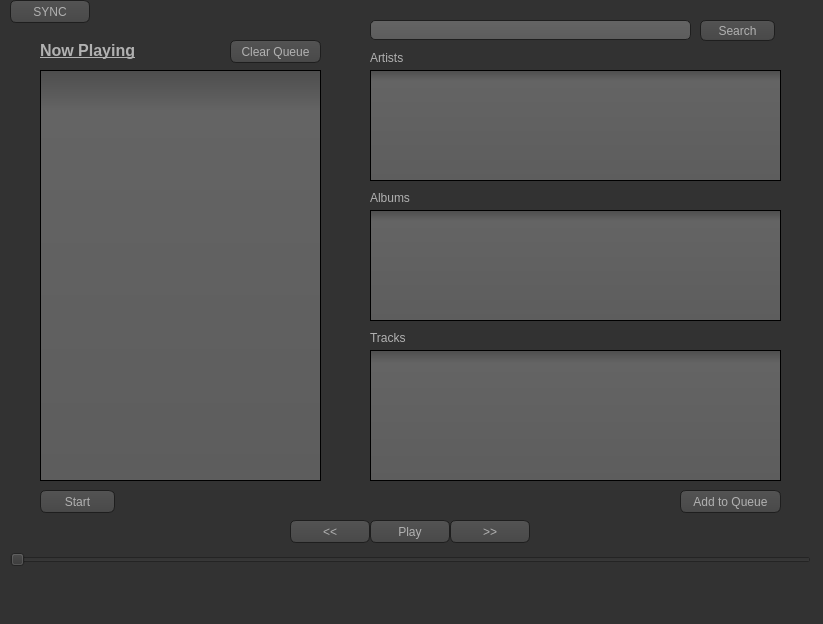
<?xml version="1.0" encoding="UTF-8"?>
<ui version="4.0">
 <class>MainWindow</class>
 <widget class="QMainWindow" name="MainWindow">
  <property name="geometry">
   <rect>
    <x>0</x>
    <y>0</y>
    <width>823</width>
    <height>624</height>
   </rect>
  </property>
  <property name="windowTitle">
   <string>MainWindow</string>
  </property>
  <property name="styleSheet">
   <string notr="true">QToolTip
{
     border: 1px solid black;
     background-color: #ffa02f;
     padding: 1px;
     border-radius: 3px;
     opacity: 100;
}

QWidget
{
    color: #b1b1b1;
    background-color: #323232;
}

QWidget:item:hover
{
    background-color: QLinearGradient( x1: 0, y1: 0, x2: 0, y2: 1, stop: 0 #ffa02f, stop: 1 #ca0619);
    color: #000000;
}

QWidget:item:selected
{
    background-color: QLinearGradient( x1: 0, y1: 0, x2: 0, y2: 1, stop: 0 #ffa02f, stop: 1 #d7801a);
}

QMenuBar::item
{
    background: transparent;
}

QMenuBar::item:selected
{
    background: transparent;
    border: 1px solid #ffaa00;
}

QMenuBar::item:pressed
{
    background: #444;
    border: 1px solid #000;
    background-color: QLinearGradient(
        x1:0, y1:0,
        x2:0, y2:1,
        stop:1 #212121,
        stop:0.4 #343434/*,
        stop:0.2 #343434,
        stop:0.1 #ffaa00*/
    );
    margin-bottom:-1px;
    padding-bottom:1px;
}

QMenu
{
    border: 1px solid #000;
}

QMenu::item
{
    padding: 2px 20px 2px 20px;
}

QMenu::item:selected
{
    color: #000000;
}

QWidget:disabled
{
    color: #404040;
    background-color: #323232;
}

QAbstractItemView
{
    background-color: QLinearGradient( x1: 0, y1: 0, x2: 0, y2: 1, stop: 0 #4d4d4d, stop: 0.1 #646464, stop: 1 #5d5d5d);
}

QWidget:focus
{
    /*border: 2px solid QLinearGradient( x1: 0, y1: 0, x2: 0, y2: 1, stop: 0 #ffa02f, stop: 1 #d7801a);*/
}

QLineEdit
{
    background-color: QLinearGradient( x1: 0, y1: 0, x2: 0, y2: 1, stop: 0 #4d4d4d, stop: 0 #646464, stop: 1 #5d5d5d);
    padding: 1px;
    border-style: solid;
    border: 1px solid #1e1e1e;
    border-radius: 5;
}

QPushButton
{
    color: #b1b1b1;
    background-color: QLinearGradient( x1: 0, y1: 0, x2: 0, y2: 1, stop: 0 #565656, stop: 0.1 #525252, stop: 0.5 #4e4e4e, stop: 0.9 #4a4a4a, stop: 1 #464646);
    border-width: 1px;
    border-color: #1e1e1e;
    border-style: solid;
    border-radius: 6;
    padding: 3px;
    font-size: 12px;
    padding-left: 5px;
    padding-right: 5px;
}

QPushButton:pressed
{
    background-color: QLinearGradient( x1: 0, y1: 0, x2: 0, y2: 1, stop: 0 #2d2d2d, stop: 0.1 #2b2b2b, stop: 0.5 #292929, stop: 0.9 #282828, stop: 1 #252525);
}

QComboBox
{
    selection-background-color: #ffaa00;
    background-color: QLinearGradient( x1: 0, y1: 0, x2: 0, y2: 1, stop: 0 #565656, stop: 0.1 #525252, stop: 0.5 #4e4e4e, stop: 0.9 #4a4a4a, stop: 1 #464646);
    border-style: solid;
    border: 1px solid #1e1e1e;
    border-radius: 5;
}

QComboBox:hover,QPushButton:hover
{
    border: 2px solid QLinearGradient( x1: 0, y1: 0, x2: 0, y2: 1, stop: 0 #ffa02f, stop: 1 #d7801a);
}


QComboBox:on
{
    padding-top: 3px;
    padding-left: 4px;
    background-color: QLinearGradient( x1: 0, y1: 0, x2: 0, y2: 1, stop: 0 #2d2d2d, stop: 0.1 #2b2b2b, stop: 0.5 #292929, stop: 0.9 #282828, stop: 1 #252525);
    selection-background-color: #ffaa00;
}

QComboBox QAbstractItemView
{
    border: 2px solid darkgray;
    selection-background-color: QLinearGradient( x1: 0, y1: 0, x2: 0, y2: 1, stop: 0 #ffa02f, stop: 1 #d7801a);
}

QComboBox::drop-down
{
     subcontrol-origin: padding;
     subcontrol-position: top right;
     width: 15px;

     border-left-width: 0px;
     border-left-color: darkgray;
     border-left-style: solid; /* just a single line */
     border-top-right-radius: 3px; /* same radius as the QComboBox */
     border-bottom-right-radius: 3px;
 }

QComboBox::down-arrow
{
     image: url(:/down_arrow.png);
}

QGroupBox:focus
{
border: 2px solid QLinearGradient( x1: 0, y1: 0, x2: 0, y2: 1, stop: 0 #ffa02f, stop: 1 #d7801a);
}

QTextEdit:focus
{
    border: 2px solid QLinearGradient( x1: 0, y1: 0, x2: 0, y2: 1, stop: 0 #ffa02f, stop: 1 #d7801a);
}

QScrollBar:horizontal {
     border: 1px solid #222222;
     background: QLinearGradient( x1: 0, y1: 0, x2: 0, y2: 1, stop: 0.0 #121212, stop: 0.2 #282828, stop: 1 #484848);
     height: 7px;
     margin: 0px 16px 0 16px;
}

QScrollBar::handle:horizontal
{
      background: QLinearGradient( x1: 0, y1: 0, x2: 1, y2: 0, stop: 0 #ffa02f, stop: 0.5 #d7801a, stop: 1 #ffa02f);
      min-height: 20px;
      border-radius: 2px;
}

QScrollBar::add-line:horizontal {
      border: 1px solid #1b1b19;
      border-radius: 2px;
      background: QLinearGradient( x1: 0, y1: 0, x2: 1, y2: 0, stop: 0 #ffa02f, stop: 1 #d7801a);
      width: 14px;
      subcontrol-position: right;
      subcontrol-origin: margin;
}

QScrollBar::sub-line:horizontal {
      border: 1px solid #1b1b19;
      border-radius: 2px;
      background: QLinearGradient( x1: 0, y1: 0, x2: 1, y2: 0, stop: 0 #ffa02f, stop: 1 #d7801a);
      width: 14px;
     subcontrol-position: left;
     subcontrol-origin: margin;
}

QScrollBar::right-arrow:horizontal, QScrollBar::left-arrow:horizontal
{
      border: 1px solid black;
      width: 1px;
      height: 1px;
      background: white;
}

QScrollBar::add-page:horizontal, QScrollBar::sub-page:horizontal
{
      background: none;
}

QScrollBar:vertical
{
      background: QLinearGradient( x1: 0, y1: 0, x2: 1, y2: 0, stop: 0.0 #121212, stop: 0.2 #282828, stop: 1 #484848);
      width: 7px;
      margin: 16px 0 16px 0;
      border: 1px solid #222222;
}

QScrollBar::handle:vertical
{
      background: QLinearGradient( x1: 0, y1: 0, x2: 0, y2: 1, stop: 0 #ffa02f, stop: 0.5 #d7801a, stop: 1 #ffa02f);
      min-height: 20px;
      border-radius: 2px;
}

QScrollBar::add-line:vertical
{
      border: 1px solid #1b1b19;
      border-radius: 2px;
      background: QLinearGradient( x1: 0, y1: 0, x2: 0, y2: 1, stop: 0 #ffa02f, stop: 1 #d7801a);
      height: 14px;
      subcontrol-position: bottom;
      subcontrol-origin: margin;
}

QScrollBar::sub-line:vertical
{
      border: 1px solid #1b1b19;
      border-radius: 2px;
      background: QLinearGradient( x1: 0, y1: 0, x2: 0, y2: 1, stop: 0 #d7801a, stop: 1 #ffa02f);
      height: 14px;
      subcontrol-position: top;
      subcontrol-origin: margin;
}

QScrollBar::up-arrow:vertical, QScrollBar::down-arrow:vertical
{
      border: 1px solid black;
      width: 1px;
      height: 1px;
      background: white;
}


QScrollBar::add-page:vertical, QScrollBar::sub-page:vertical
{
      background: none;
}

QTextEdit
{
    background-color: #242424;
}

QPlainTextEdit
{
    background-color: #242424;
}

QHeaderView::section
{
    background-color: QLinearGradient(x1:0, y1:0, x2:0, y2:1, stop:0 #616161, stop: 0.5 #505050, stop: 0.6 #434343, stop:1 #656565);
    color: white;
    padding-left: 4px;
    border: 1px solid #6c6c6c;
}

QCheckBox:disabled
{
color: #414141;
}

QDockWidget::title
{
    text-align: center;
    spacing: 3px; /* spacing between items in the tool bar */
    background-color: QLinearGradient(x1:0, y1:0, x2:0, y2:1, stop:0 #323232, stop: 0.5 #242424, stop:1 #323232);
}

QDockWidget::close-button, QDockWidget::float-button
{
    text-align: center;
    spacing: 1px; /* spacing between items in the tool bar */
    background-color: QLinearGradient(x1:0, y1:0, x2:0, y2:1, stop:0 #323232, stop: 0.5 #242424, stop:1 #323232);
}

QDockWidget::close-button:hover, QDockWidget::float-button:hover
{
    background: #242424;
}

QDockWidget::close-button:pressed, QDockWidget::float-button:pressed
{
    padding: 1px -1px -1px 1px;
}

QMainWindow::separator
{
    background-color: QLinearGradient(x1:0, y1:0, x2:0, y2:1, stop:0 #161616, stop: 0.5 #151515, stop: 0.6 #212121, stop:1 #343434);
    color: white;
    padding-left: 4px;
    border: 1px solid #4c4c4c;
    spacing: 3px; /* spacing between items in the tool bar */
}

QMainWindow::separator:hover
{

    background-color: QLinearGradient(x1:0, y1:0, x2:0, y2:1, stop:0 #d7801a, stop:0.5 #b56c17 stop:1 #ffa02f);
    color: white;
    padding-left: 4px;
    border: 1px solid #6c6c6c;
    spacing: 3px; /* spacing between items in the tool bar */
}

QToolBar::handle
{
     spacing: 3px; /* spacing between items in the tool bar */
     background: url(:/images/handle.png);
}

QMenu::separator
{
    height: 2px;
    background-color: QLinearGradient(x1:0, y1:0, x2:0, y2:1, stop:0 #161616, stop: 0.5 #151515, stop: 0.6 #212121, stop:1 #343434);
    color: white;
    padding-left: 4px;
    margin-left: 10px;
    margin-right: 5px;
}

QProgressBar
{
    border: 2px solid grey;
    border-radius: 5px;
    text-align: center;
}

QProgressBar::chunk
{
    background-color: #d7801a;
    width: 2.15px;
    margin: 0.5px;
}

QTabBar::tab {
    color: #b1b1b1;
    border: 1px solid #444;
    border-bottom-style: none;
    background-color: #323232;
    padding-left: 10px;
    padding-right: 10px;
    padding-top: 3px;
    padding-bottom: 2px;
    margin-right: -1px;
}

QTabWidget::pane {
    border: 1px solid #444;
    top: 1px;
}

QTabBar::tab:last
{
    margin-right: 0; /* the last selected tab has nothing to overlap with on the right */
    border-top-right-radius: 3px;
}

QTabBar::tab:first:!selected
{
 margin-left: 0px; /* the last selected tab has nothing to overlap with on the right */


    border-top-left-radius: 3px;
}

QTabBar::tab:!selected
{
    color: #b1b1b1;
    border-bottom-style: solid;
    margin-top: 3px;
    background-color: QLinearGradient(x1:0, y1:0, x2:0, y2:1, stop:1 #212121, stop:.4 #343434);
}

QTabBar::tab:selected
{
    border-top-left-radius: 3px;
    border-top-right-radius: 3px;
    margin-bottom: 0px;
}

QTabBar::tab:!selected:hover
{
    /*border-top: 2px solid #ffaa00;
    padding-bottom: 3px;*/
    border-top-left-radius: 3px;
    border-top-right-radius: 3px;
    background-color: QLinearGradient(x1:0, y1:0, x2:0, y2:1, stop:1 #212121, stop:0.4 #343434, stop:0.2 #343434, stop:0.1 #ffaa00);
}

QRadioButton::indicator:checked, QRadioButton::indicator:unchecked{
    color: #b1b1b1;
    background-color: #323232;
    border: 1px solid #b1b1b1;
    border-radius: 6px;
}

QRadioButton::indicator:checked
{
    background-color: qradialgradient(
        cx: 0.5, cy: 0.5,
        fx: 0.5, fy: 0.5,
        radius: 1.0,
        stop: 0.25 #ffaa00,
        stop: 0.3 #323232
    );
}

QCheckBox::indicator{
    color: #b1b1b1;
    background-color: #323232;
    border: 1px solid #b1b1b1;
    width: 9px;
    height: 9px;
}

QRadioButton::indicator
{
    border-radius: 6px;
}

QRadioButton::indicator:hover, QCheckBox::indicator:hover
{
    border: 1px solid #ffaa00;
}

QCheckBox::indicator:checked
{
    image:url(:/images/checkbox.png);
}

QCheckBox::indicator:disabled, QRadioButton::indicator:disabled
{
    border: 1px solid #444;
}</string>
  </property>
  <widget class="QWidget" name="centralwidget">
   <widget class="QPushButton" name="searchButton">
    <property name="geometry">
     <rect>
      <x>700</x>
      <y>20</y>
      <width>75</width>
      <height>21</height>
     </rect>
    </property>
    <property name="text">
     <string>Search</string>
    </property>
   </widget>
   <widget class="QListWidget" name="searchResults_Tra">
    <property name="geometry">
     <rect>
      <x>370</x>
      <y>350</y>
      <width>411</width>
      <height>131</height>
     </rect>
    </property>
   </widget>
   <widget class="QPushButton" name="startButton">
    <property name="geometry">
     <rect>
      <x>40</x>
      <y>490</y>
      <width>75</width>
      <height>23</height>
     </rect>
    </property>
    <property name="text">
     <string>Start</string>
    </property>
   </widget>
   <widget class="QLineEdit" name="searchBox">
    <property name="geometry">
     <rect>
      <x>370</x>
      <y>20</y>
      <width>321</width>
      <height>20</height>
     </rect>
    </property>
    <property name="text">
     <string/>
    </property>
   </widget>
   <widget class="QListWidget" name="nowPlaying">
    <property name="geometry">
     <rect>
      <x>40</x>
      <y>70</y>
      <width>281</width>
      <height>411</height>
     </rect>
    </property>
   </widget>
   <widget class="QPushButton" name="addButton">
    <property name="geometry">
     <rect>
      <x>680</x>
      <y>490</y>
      <width>101</width>
      <height>23</height>
     </rect>
    </property>
    <property name="text">
     <string>Add to Queue</string>
    </property>
   </widget>
   <widget class="QPushButton" name="clearQueueButton">
    <property name="geometry">
     <rect>
      <x>230</x>
      <y>40</y>
      <width>91</width>
      <height>23</height>
     </rect>
    </property>
    <property name="text">
     <string>Clear Queue</string>
    </property>
   </widget>
   <widget class="QLabel" name="label">
    <property name="geometry">
     <rect>
      <x>40</x>
      <y>40</y>
      <width>111</width>
      <height>21</height>
     </rect>
    </property>
    <property name="text">
     <string>&lt;html&gt;&lt;head/&gt;&lt;body&gt;&lt;p&gt;&lt;span style=&quot; font-size:12pt; font-weight:600; text-decoration: underline;&quot;&gt;Now Playing&lt;/span&gt;&lt;/p&gt;&lt;/body&gt;&lt;/html&gt;</string>
    </property>
   </widget>
   <widget class="QSlider" name="trackSlider">
    <property name="geometry">
     <rect>
      <x>10</x>
      <y>550</y>
      <width>801</width>
      <height>20</height>
     </rect>
    </property>
    <property name="maximum">
     <number>100000</number>
    </property>
    <property name="orientation">
     <enum>Qt::Horizontal</enum>
    </property>
   </widget>
   <widget class="QListWidget" name="searchResults_Alb">
    <property name="geometry">
     <rect>
      <x>370</x>
      <y>210</y>
      <width>411</width>
      <height>111</height>
     </rect>
    </property>
   </widget>
   <widget class="QListWidget" name="searchResults_Art">
    <property name="geometry">
     <rect>
      <x>370</x>
      <y>70</y>
      <width>411</width>
      <height>111</height>
     </rect>
    </property>
   </widget>
   <widget class="QLabel" name="label_2">
    <property name="geometry">
     <rect>
      <x>370</x>
      <y>330</y>
      <width>57</width>
      <height>15</height>
     </rect>
    </property>
    <property name="text">
     <string>Tracks</string>
    </property>
   </widget>
   <widget class="QLabel" name="label_3">
    <property name="geometry">
     <rect>
      <x>370</x>
      <y>190</y>
      <width>57</width>
      <height>15</height>
     </rect>
    </property>
    <property name="text">
     <string>Albums</string>
    </property>
   </widget>
   <widget class="QLabel" name="label_4">
    <property name="geometry">
     <rect>
      <x>370</x>
      <y>50</y>
      <width>57</width>
      <height>15</height>
     </rect>
    </property>
    <property name="text">
     <string>Artists</string>
    </property>
   </widget>
   <widget class="QPushButton" name="syncButton">
    <property name="geometry">
     <rect>
      <x>10</x>
      <y>0</y>
      <width>80</width>
      <height>23</height>
     </rect>
    </property>
    <property name="text">
     <string>SYNC</string>
    </property>
   </widget>
   <widget class="QPushButton" name="playpauseButton">
    <property name="geometry">
     <rect>
      <x>370</x>
      <y>520</y>
      <width>80</width>
      <height>23</height>
     </rect>
    </property>
    <property name="text">
     <string>Play</string>
    </property>
   </widget>
   <widget class="QPushButton" name="nextButton">
    <property name="geometry">
     <rect>
      <x>450</x>
      <y>520</y>
      <width>80</width>
      <height>23</height>
     </rect>
    </property>
    <property name="text">
     <string>&gt;&gt;</string>
    </property>
   </widget>
   <widget class="QPushButton" name="prevButton">
    <property name="geometry">
     <rect>
      <x>290</x>
      <y>520</y>
      <width>80</width>
      <height>23</height>
     </rect>
    </property>
    <property name="text">
     <string>&lt;&lt;</string>
    </property>
   </widget>
  </widget>
  <widget class="QMenuBar" name="menubar">
   <property name="geometry">
    <rect>
     <x>0</x>
     <y>0</y>
     <width>823</width>
     <height>20</height>
    </rect>
   </property>
  </widget>
  <widget class="QStatusBar" name="statusbar"/>
 </widget>
 <resources/>
 <connections/>
</ui>
